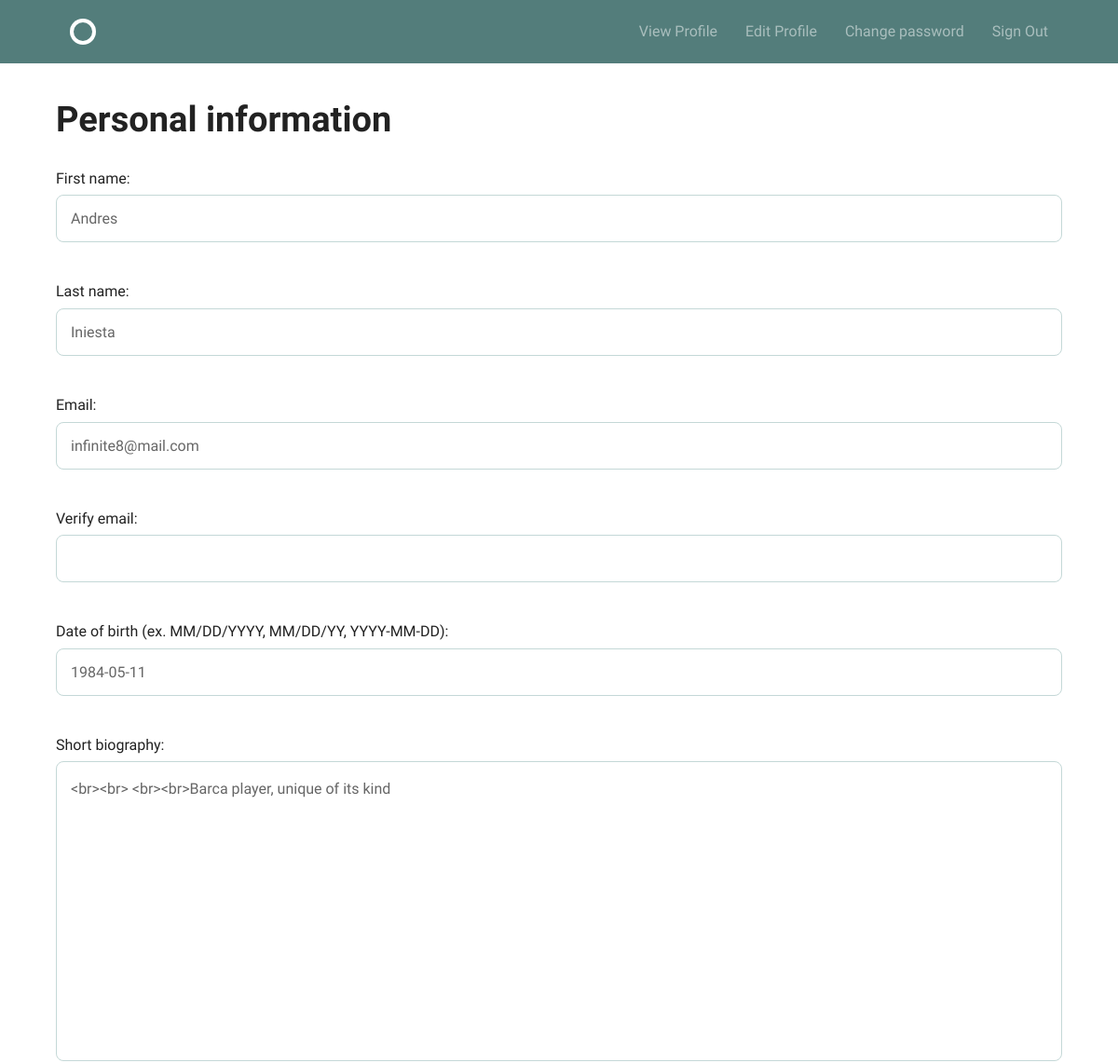
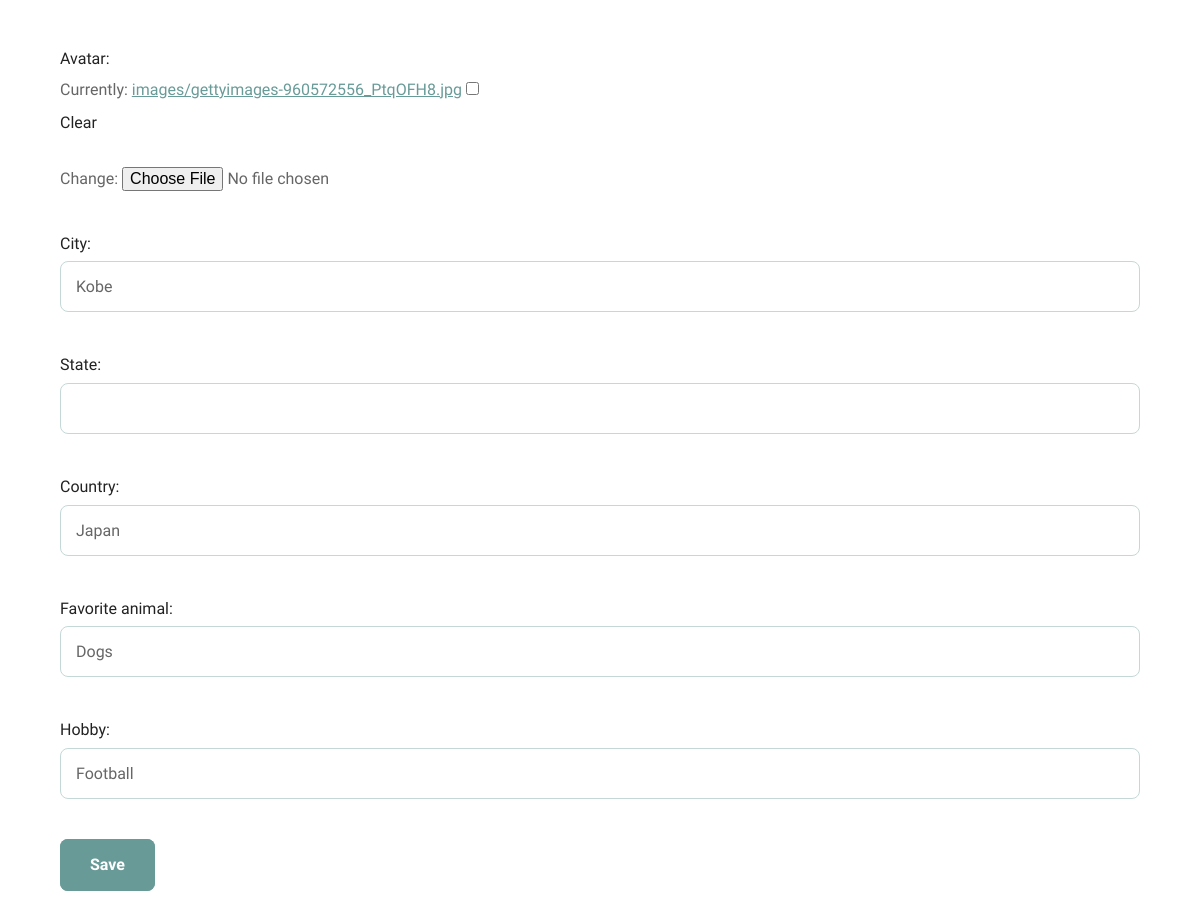
The app's page /accounts/profile/edit/ (signed in) with its own data (2 pictures, top to bottom).
### accounts/models.py (models this page shows)
class Profile(models.Model):
    username = models.OneToOneField(User,on_delete=models.CASCADE)
    first_name = models.CharField(max_length=255, blank=True)
    last_name = models.CharField(max_length=255, blank=True)
    email = models.EmailField(null=True,blank=True,unique=True)
    date_birth = models.DateField(null=True,blank=True)
    avatar = models.ImageField(
                               upload_to='images/',
                               null=True,
                               blank=True
                               )
    bio = models.TextField(max_length=255, blank=True)
    city = models.CharField(max_length=255, blank=True)
    state = models.CharField(max_length=255, blank=True)
    country = models.CharField(max_length=255, blank=True)
    fav_animal = models.CharField(max_length=255, blank=True)
    hobby = models.CharField(max_length=255, blank=True)

### accounts/views.py (the view)
# urls.py: url(r'profile/edit/$', views.profile_edit, name='profile_edit'),
@login_required
@transaction.atomic
def profile_edit(request):
    if request.method == 'POST':
        profile_form = forms.ProfileForm(
                                        request.POST,
                                        request.FILES,
                                        instance=request.user.profile
                                        )
        if profile_form.is_valid():
            profile_form.save()
            messages.success(request,'Profile was successfully updated!')
            return redirect('accounts:profile')
    else:
        profile_form = forms.ProfileForm(instance=request.user.profile)
    return render(request, 'accounts/profile_edit.html', {
        'profile_form': profile_form
        })

### accounts/forms.py (shortened to what this page needs)
class ProfileForm(forms.ModelForm):
    confirm_email = forms.EmailField(label='Verify email')
    date_birth = forms.DateField(
        input_formats=['%m/%d/%Y', '%m/%d/%y', '%Y-%m-%d',],
        label='Date of birth (ex. MM/DD/YYYY, MM/DD/YY, YYYY-MM-DD)')
    class Meta:
        model = models.Profile
        fields = (
            'first_name',
            'last_name',
            'email',
            'confirm_email',
            'date_birth',
            'bio',
            'avatar',
            'city',
            'state',
            'country',
            'fav_animal',
            'hobby',
            )
        labels = {
            'bio': 'Short biography',
            'fav_animal': 'Favorite animal',
            }

### accounts/templates/accounts/profile_edit.html (shortened to what this page needs)
{% extends 'layout.html' %}
{% block body %}
    <div class="row columns">
        <h1>Personal information</h1>
        <form method="POST" enctype="multipart/form-data" action="">
            <section>
              {{ profile_form.as_p }}
            </section>
            <input type="submit" class="button-primary" value="Save">
        </form>
    </div>
{% endblock %}

### assets/css/global.css (style rules this page uses)
html { font-family: sans-serif; -ms-text-size-adjust: 100%; -webkit-text-size-adjust: 100%; }
body { margin: 0; }
article, aside, details, figcaption, figure, footer, header, hgroup, main, menu, nav, section, summary { display: block; }
a { background-color: transparent; }
h1 { font-size: 2em; margin: 0.67em 0; }
button, input, optgroup, select, textarea { color: inherit; font: inherit; margin: 0; }
input[type="reset"], input[type="submit"] { -webkit-appearance: button; cursor: pointer; }
input { line-height: normal; }
input[type="checkbox"], input[type="radio"] { box-sizing: border-box; padding: 0; }
textarea { overflow: auto; }
html { font-size: 62.5%; }
body { font-size: 1.5em; line-height: 1.6; font-weight: 400; font-family: "Cousine"; color: #666; }
h1, h2, h3, h4, h5, h6 { margin-top: 0; margin-bottom: 2rem; font-weight: bold; font-family: "Work Sans", sans-serif; color: #222; }
h1 { font-size: 3.8rem; }
@media (min-width: 550px) { h1 { font-size: 3.8rem; } }
p { margin-top: 0; font-size: 1.6rem; }
a { color: #689b98; -webkit-transition: color 0.2s; -moz-transition: color 0.2s; -ms-transition: color 0.2s; -o-transition: color 0.2s; transition: color 0.2s; }
.button, button, input[type="submit"], input[type="reset"], input[type="button"] { font-family: "Work Sans", sans-serif; font-size: 1.6rem; padding: 18px 30px; border: 0; margin-right: 10px; border-radius: 8px; font-weight: bold; display: inline-block; white-space: nowrap; box-sizing: border-box; line-height: 1; text-decoration: none; color: #689b98; background: none; box-shadow: 0 0 0 2px #689b98 inset; position: relative; -webkit-transition: 0.2s; -moz-transition: 0.2s; -ms-transition: 0.2s; -o-transition: 0.2s; transition: 0.2s; }
.button.button-primary, input[type="submit"].button-primary, input[type="reset"].button-primary, input[type="button"].button-primary, button.button-primary { color: #fff; background-color: #689b98; }
textarea { padding: 15px; border: 1px solid #c4d8d7; box-shadow: none; box-sizing: border-box; min-height: 200px; width: 100%; font-size: 1.6rem; line-height: 1.8; border-radius: 8px; -webkit-appearance: none; -moz-appearance: none; appearance: none; outline: none; }
input[type="email"], input[type="number"], input[type="search"], input[type="text"], select, input[type="tel"], input[type="url"], input[type="password"] { background: #fff; width: 100%; color: #666; border-radius: 8px; border: 1px solid #c4d8d7; padding: 15px; margin-bottom: 15px; outline: none; box-sizing: border-box; font-size: 1.6rem; font-family: "Work Sans", sans-serif; -webkit-appearance: none; -moz-appearance: none; appearance: none; -webkit-transition: 0.2s; -moz-transition: 0.2s; -ms-transition: 0.2s; -o-transition: 0.2s; transition: 0.2s; }
label, legend { display: block; margin-bottom: 0.5rem; color: #222; font-family: "Work Sans", sans-serif; }
input[type="checkbox"], input[type="radio"] { display: inline; }
input, textarea, select, fieldset { margin-bottom: 1.5rem; }
pre, blockquote, dl, figure, table, p, ul, ol, form { margin-bottom: 2.5rem; }

### records on screen
Profile: first_name "Andres", last_name "Iniesta", email "infinite8@mail.com", date_birth "1984-05-11", bio "<br><br> <br><br>Barca player, unique of its kind", city "Kobe", country "Japan", fav_animal "Dogs", hobby "Football"
